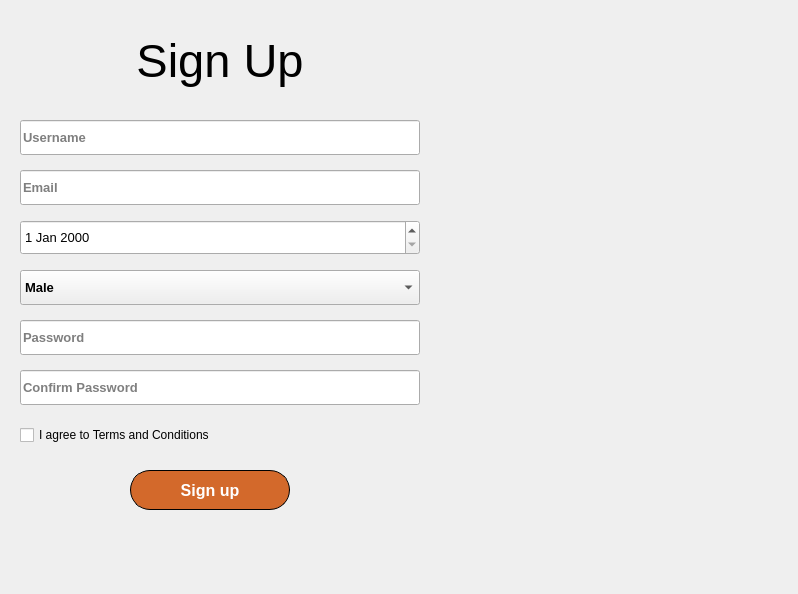
<?xml version="1.0" encoding="UTF-8"?>
<ui version="4.0">
 <class>MainWindow</class>
 <widget class="QMainWindow" name="MainWindow">
  <property name="geometry">
   <rect>
    <x>0</x>
    <y>0</y>
    <width>798</width>
    <height>594</height>
   </rect>
  </property>
  <property name="windowTitle">
   <string>MainWindow</string>
  </property>
  <widget class="QWidget" name="centralwidget">
   <widget class="QLabel" name="label">
    <property name="geometry">
     <rect>
      <x>20</x>
      <y>20</y>
      <width>400</width>
      <height>80</height>
     </rect>
    </property>
    <property name="font">
     <font>
      <pointsize>35</pointsize>
     </font>
    </property>
    <property name="text">
     <string>Sign Up</string>
    </property>
    <property name="alignment">
     <set>Qt::AlignCenter</set>
    </property>
   </widget>
   <widget class="QLineEdit" name="lineEdit_username">
    <property name="geometry">
     <rect>
      <x>20</x>
      <y>120</y>
      <width>400</width>
      <height>35</height>
     </rect>
    </property>
    <property name="font">
     <font>
      <pointsize>10</pointsize>
      <weight>75</weight>
      <bold>true</bold>
     </font>
    </property>
    <property name="placeholderText">
     <string>Username</string>
    </property>
   </widget>
   <widget class="QLineEdit" name="lineEdit_email">
    <property name="geometry">
     <rect>
      <x>20</x>
      <y>170</y>
      <width>400</width>
      <height>35</height>
     </rect>
    </property>
    <property name="font">
     <font>
      <pointsize>10</pointsize>
      <weight>75</weight>
      <bold>true</bold>
     </font>
    </property>
    <property name="placeholderText">
     <string>Email</string>
    </property>
   </widget>
   <widget class="QDateEdit" name="dateEdit">
    <property name="geometry">
     <rect>
      <x>20</x>
      <y>220</y>
      <width>400</width>
      <height>35</height>
     </rect>
    </property>
    <property name="font">
     <font>
      <pointsize>10</pointsize>
     </font>
    </property>
   </widget>
   <widget class="QComboBox" name="comboBox">
    <property name="geometry">
     <rect>
      <x>20</x>
      <y>270</y>
      <width>400</width>
      <height>35</height>
     </rect>
    </property>
    <property name="font">
     <font>
      <pointsize>10</pointsize>
      <weight>75</weight>
      <bold>true</bold>
     </font>
    </property>
    <item>
     <property name="text">
      <string>Male</string>
     </property>
    </item>
    <item>
     <property name="text">
      <string>Female</string>
     </property>
    </item>
    <item>
     <property name="text">
      <string>Others</string>
     </property>
    </item>
   </widget>
   <widget class="QLineEdit" name="lineEdit_password">
    <property name="geometry">
     <rect>
      <x>20</x>
      <y>320</y>
      <width>400</width>
      <height>35</height>
     </rect>
    </property>
    <property name="font">
     <font>
      <pointsize>10</pointsize>
      <weight>75</weight>
      <bold>true</bold>
     </font>
    </property>
    <property name="echoMode">
     <enum>QLineEdit::Password</enum>
    </property>
    <property name="placeholderText">
     <string>Password</string>
    </property>
   </widget>
   <widget class="QLineEdit" name="lineEdit_confirm">
    <property name="geometry">
     <rect>
      <x>20</x>
      <y>370</y>
      <width>400</width>
      <height>35</height>
     </rect>
    </property>
    <property name="font">
     <font>
      <pointsize>10</pointsize>
      <weight>75</weight>
      <bold>true</bold>
     </font>
    </property>
    <property name="echoMode">
     <enum>QLineEdit::Password</enum>
    </property>
    <property name="placeholderText">
     <string>Confirm Password</string>
    </property>
   </widget>
   <widget class="QCheckBox" name="checkBox">
    <property name="geometry">
     <rect>
      <x>20</x>
      <y>420</y>
      <width>400</width>
      <height>30</height>
     </rect>
    </property>
    <property name="font">
     <font>
      <pointsize>9</pointsize>
     </font>
    </property>
    <property name="text">
     <string>I agree to Terms and Conditions</string>
    </property>
   </widget>
   <widget class="QPushButton" name="pushButton">
    <property name="geometry">
     <rect>
      <x>130</x>
      <y>470</y>
      <width>160</width>
      <height>40</height>
     </rect>
    </property>
    <property name="font">
     <font>
      <pointsize>12</pointsize>
      <weight>75</weight>
      <bold>true</bold>
     </font>
    </property>
    <property name="styleSheet">
     <string notr="true">/* Màu nền */
background-color: rgb(211, 105, 43);

/* Màu chữ */
color: white;

/* Độ cong của viền */
border-radius: 20px;

/* Viền: kích thước - Kiểu - Màu */
border: 1px solid black;</string>
    </property>
    <property name="text">
     <string>Sign up</string>
    </property>
   </widget>
   <widget class="QLabel" name="label_2">
    <property name="geometry">
     <rect>
      <x>450</x>
      <y>120</y>
      <width>321</width>
      <height>281</height>
     </rect>
    </property>
    <property name="text">
     <string/>
    </property>
    <property name="pixmap">
     <pixmap>images/mindx.jpeg</pixmap>
    </property>
    <property name="scaledContents">
     <bool>true</bool>
    </property>
   </widget>
  </widget>
 </widget>
 <resources/>
 <connections/>
</ui>
